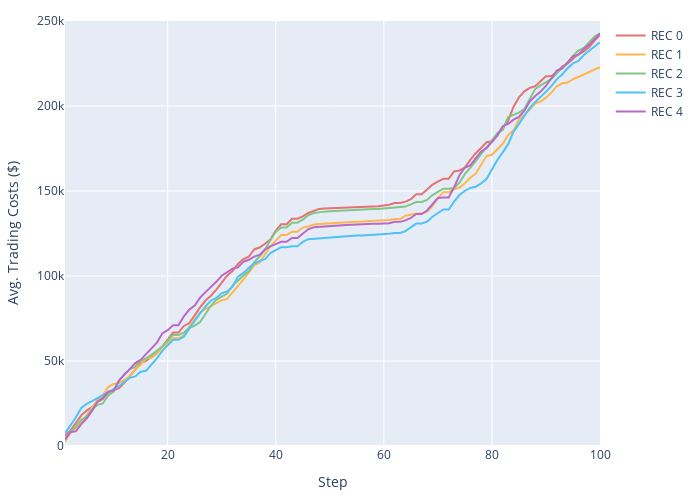

Write notebook code for a chart like this one.
### Code cell
fig = go.Figure()
colors = ["#E57373", "#FFB74D", "#81C784", "#4FC3F7", "#BA68C8", "#64B5F6", "#F06292"]

for rec in range(num_recs):
    df_yn_yy = simulation[simulation["REC"] == rec].iloc[:100]
    fig.add_trace(
        go.Scatter(
            x=df_yn_yy["step"],
            y=df_yn_yy["accumulated_cost"],
            name=f"REC {rec}",
            line=dict(color=colors[rec % len(colors)]),
            mode="lines",
            showlegend=True,
        )
    )

fig.update_layout(
    height=500,
    width=700,
    xaxis_title="Step",
    yaxis_title="Avg. Trading Costs ($)",
    margin=dict(l=20, r=20, t=20, b=20),
    yaxis=dict(
        range=[0, 250000],
    ),
)

write_image(fig, "trading_costs_study.pdf", show=True)
write_image(fig, "trading_costs_study.png")
